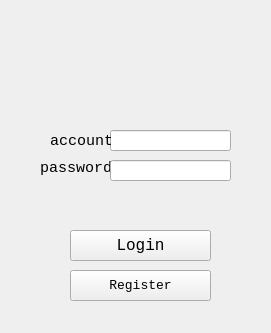
<?xml version="1.0" encoding="UTF-8"?>
<ui version="4.0">
 <class>LoginWin</class>
 <widget class="QWidget" name="LoginWin">
  <property name="geometry">
   <rect>
    <x>0</x>
    <y>0</y>
    <width>271</width>
    <height>333</height>
   </rect>
  </property>
  <property name="windowTitle">
   <string>LoginWin</string>
  </property>
  <widget class="QPushButton" name="loginButton">
   <property name="geometry">
    <rect>
     <x>70</x>
     <y>230</y>
     <width>141</width>
     <height>31</height>
    </rect>
   </property>
   <property name="font">
    <font>
     <family>Consolas</family>
     <pointsize>12</pointsize>
    </font>
   </property>
   <property name="styleSheet">
    <string notr="true"/>
   </property>
   <property name="text">
    <string>Login</string>
   </property>
  </widget>
  <widget class="QLineEdit" name="accountInput">
   <property name="geometry">
    <rect>
     <x>110</x>
     <y>130</y>
     <width>121</width>
     <height>21</height>
    </rect>
   </property>
  </widget>
  <widget class="QLabel" name="label_account">
   <property name="geometry">
    <rect>
     <x>50</x>
     <y>120</y>
     <width>61</width>
     <height>41</height>
    </rect>
   </property>
   <property name="font">
    <font>
     <family>Consolas</family>
     <pointsize>11</pointsize>
    </font>
   </property>
   <property name="text">
    <string>account</string>
   </property>
  </widget>
  <widget class="QLabel" name="label_password">
   <property name="geometry">
    <rect>
     <x>40</x>
     <y>160</y>
     <width>71</width>
     <height>16</height>
    </rect>
   </property>
   <property name="font">
    <font>
     <family>Consolas</family>
     <pointsize>11</pointsize>
    </font>
   </property>
   <property name="text">
    <string>password</string>
   </property>
  </widget>
  <widget class="QPushButton" name="registerButton">
   <property name="geometry">
    <rect>
     <x>70</x>
     <y>270</y>
     <width>141</width>
     <height>31</height>
    </rect>
   </property>
   <property name="font">
    <font>
     <family>Consolas</family>
     <pointsize>10</pointsize>
    </font>
   </property>
   <property name="styleSheet">
    <string notr="true"/>
   </property>
   <property name="text">
    <string>Register</string>
   </property>
  </widget>
  <widget class="QLineEdit" name="passwordInput">
   <property name="geometry">
    <rect>
     <x>110</x>
     <y>160</y>
     <width>121</width>
     <height>21</height>
    </rect>
   </property>
  </widget>
 </widget>
 <layoutdefault spacing="6" margin="11"/>
 <resources/>
 <connections/>
</ui>
